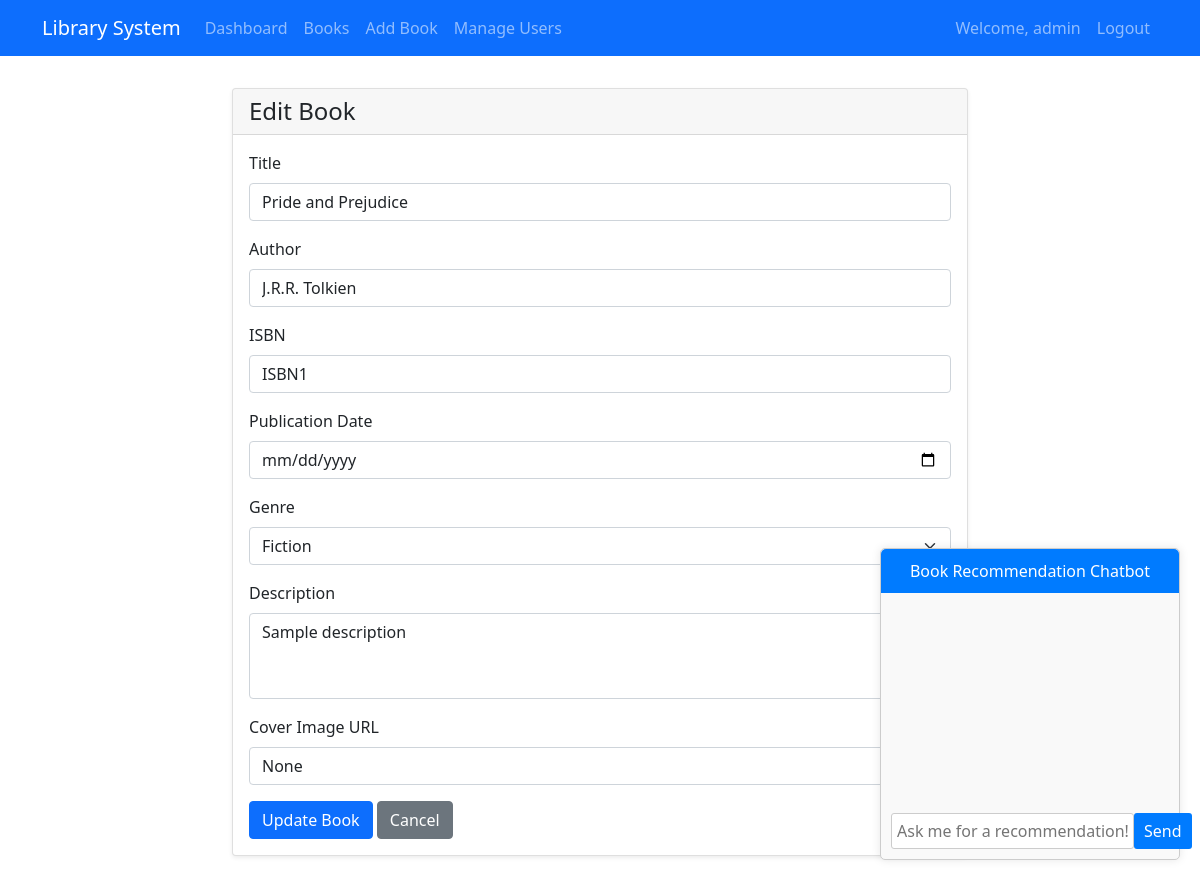
/books/book/1/edit (signed in), run on the app's committed database.
### app/models.py (models this page shows, shortened)
class User(UserMixin, db.Model):
    id = db.Column(db.Integer, primary_key=True)
    username = db.Column(db.String(64), unique=True, nullable=False)
    email = db.Column(db.String(120), unique=True, nullable=False)
    password_hash = db.Column(db.String(128))
    role = db.Column(db.String(20), default='user')  # 'admin', 'librarian', 'user'
    created_at = db.Column(db.DateTime, default=datetime.utcnow)
    oauth_provider = db.Column(db.String(20))
    oauth_id = db.Column(db.String(100))
    borrow_records = db.relationship('BorrowRecord', backref='user', lazy='dynamic')
    def has_role(self, role):
        return self.role == role

class Book(db.Model):
    id = db.Column(db.Integer, primary_key=True)
    title = db.Column(db.String(200), nullable=False)
    author = db.Column(db.String(100), nullable=False)
    isbn = db.Column(db.String(13), unique=True)
    publication_date = db.Column(db.Date)
    genre = db.Column(db.String(50))
    description = db.Column(db.Text)
    cover_image = db.Column(db.String(200))
    status = db.Column(db.String(20), default='available')  # 'available', 'borrowed'
    created_at = db.Column(db.DateTime, default=datetime.utcnow)
    updated_at = db.Column(db.DateTime, default=datetime.utcnow, onupdate=datetime.utcnow)
    borrow_records = db.relationship('BorrowRecord', backref='book', lazy='dynamic')

### app/books/routes.py (the view, shortened to what this page needs)
@books_bp.route('/book/<int:id>/edit', methods=['GET', 'POST'])
@librarian_required
def edit_book(id):
    book = Book.query.get_or_404(id)
    return render_template('books/book_form.html', book=book)

### app/__init__.py (called while the page is built)
def create_app(config_class=Config):
    app = Flask(__name__)
    app.config.from_object(config_class)
    db.init_app(app)
    migrate.init_app(app, db)
    login.init_app(app)
    from app.models import User
    @login.user_loader
    def load_user(user_id):
        return User.query.get(int(user_id))
    from app.auth.routes import auth_bp
    from app.books.routes import books_bp
    from app.routes import main_bp
    app.register_blueprint(main_bp)
    app.register_blueprint(auth_bp)
    app.register_blueprint(books_bp, url_prefix='/books')
    @app.route('/')
    def index():
        return redirect(url_for('books.dashboard'))
    return app

### app/books/routes.py (called while the page is built)
def librarian_required(f):
    @wraps(f)
    def decorated_function(*args, **kwargs):
        if not current_user.is_authenticated or current_user.role not in ['admin', 'librarian']:
            flash('Access denied.')
            return redirect(url_for('main.index'))
        return f(*args, **kwargs)
    return decorated_function

### app/templates/books/book_form.html (shortened to what this page needs)
{% extends "base.html" %}
{% block content %}
<div class="row justify-content-center">
    <div class="col-md-8">
        <div class="card">
            <div class="card-header">
                <h4 class="mb-0">{{ 'Edit' if book else 'Add' }} Book</h4>
            </div>
            <div class="card-body">
                <form method="POST" enctype="multipart/form-data">
                    <div class="mb-3">
                        <label for="title" class="form-label">Title</label>
                        <input type="text" class="form-control" id="title" name="title"
                               value="{{ book.title if book else '' }}" required>
                    </div>
                    <div class="mb-3">
                        <label for="author" class="form-label">Author</label>
                        <input type="text" class="form-control" id="author" name="author"
                               value="{{ book.author if book else '' }}" required>
                    </div>
                    <div class="mb-3">
                        <label for="isbn" class="form-label">ISBN</label>
                        <input type="text" class="form-control" id="isbn" name="isbn"
                               value="{{ book.isbn if book else '' }}" required>
                    </div>
                    <div class="mb-3">
                        <label for="publication_date" class="form-label">Publication Date</label>
                        <input type="date" class="form-control" id="publication_date" name="publication_date"
                               value="{{ book.publication_date.strftime('%Y-%m-%d') if book.publication_date else '' }}" required>
                    </div>
                    <div class="mb-3">
                        <label for="genre" class="form-label">Genre</label>
                        <select class="form-select" id="genre" name="genre" required>
                            <option value="Fiction" {{ 'selected' if book and book.genre == 'Fiction' else '' }}>Fiction</option>
                        </select>
                    </div>
                    <div class="mb-3">
                        <label for="description" class="form-label">Description</label>
                        <textarea class="form-control" id="description" name="description" rows="3">{{ book.description if book else '' }}</textarea>
                    </div>
                    <div class="mb-3">
                        <label for="cover_image" class="form-label">Cover Image URL</label>
                        <input type="text" class="form-control" id="cover_image" name="cover_image"
                               value="{{ book.cover_image if book else '' }}">
                    </div>
                    <button type="submit" class="btn btn-primary">{{ 'Update' if book else 'Add' }} Book</button>
                    <a href="{{ url_for('books.book_list') }}" class="btn btn-secondary">Cancel</a>
                </form>
            </div>
        </div>
    </div>
</div>
{% endblock %}

### app/templates/base.html (shortened to what this page needs)
<!DOCTYPE html>
<html lang="en">
<head>
    <link href="https://cdn.jsdelivr.net/npm/bootstrap@5.1.3/dist/css/bootstrap.min.css" rel="stylesheet">
    <link href="{{ url_for('static', filename='css/style.css') }}" rel="stylesheet">
</head>
<body>
    <nav class="navbar navbar-expand-lg navbar-dark bg-primary">
        <div class="container">
            {% if current_user.is_authenticated %}
                <a class="navbar-brand" href="{{ url_for('main.index') }}">Library System</a>
            {% endif %}
            <div class="collapse navbar-collapse" id="navbarNav">
                <ul class="navbar-nav me-auto">
                    {% if current_user.is_authenticated %}
                        <li class="nav-item">
                            <a class="nav-link" href="{{ url_for('books.dashboard') }}">Dashboard</a>
                        </li>
                        <li class="nav-item">
                            <a class="nav-link" href="{{ url_for('books.book_list') }}">Books</a>
                        </li>
                        {% if current_user.role in ['admin', 'librarian'] %}
                        <li class="nav-item">
                            <a class="nav-link" href="{{ url_for('books.new_book') }}">Add Book</a>
                        </li>
                        {% endif %}
                        {% if current_user.is_authenticated and current_user.has_role('admin') %}
                        <li class="nav-item">
                            <a class="nav-link" href="{{ url_for('auth.admin_users') }}">Manage Users</a>
                        </li>
                        {% endif %}
                    {% endif %}
                </ul>
                <ul class="navbar-nav">
                    {% if current_user.is_authenticated %}
                        <li class="nav-item">
                            <a class="nav-link" href="{{ url_for('auth.change_password') }}">Welcome, {{ current_user.username }}</a>
                        </li>
                        <li class="nav-item">
                            <a class="nav-link" href="{{ url_for('auth.logout') }}">Logout</a>
                        </li>
                    {% else %}
                        <li class="nav-item">
                            <a class="nav-link" href="{{ url_for('auth.login') }}">Login</a>
                        </li>
                    {% endif %}
                </ul>
            </div>
        </div>
    </nav>
    <div class="container mt-4">
        {% block content %}{% endblock %}
    </div>
    <div id="chatbot-container">
        <div id="chatbot-header">
            <span>Book Recommendation Chatbot</span>
        </div>
        <div id="chatbot-body">
            <div id="chatbot-messages">
            </div>
            <div id="chatbot-input">
                <input type="text" id="chatbot-text" placeholder="Ask me for a recommendation!">
                <button id="chatbot-send">Send</button>
            </div>
        </div>
    </div>
</body>
</html>

### app/static/css/style.css (style rules this page uses)
.card { box-shadow: 0 0.125rem 0.25rem rgba(0, 0, 0, 0.075); margin-bottom: 1.5rem; }
.form-label { font-weight: 500; }
.navbar { margin-bottom: 2rem; }
#chatbot-container { position: fixed; bottom: 20px; right: 20px; width: 300px; border: 1px solid #ccc; border-radius: 5px; background-color: #f9f9f9; box-shadow: 0 0 10px rgba(0, 0, 0, 0.1); }
#chatbot-header { background-color: #007bff; color: white; padding: 10px; text-align: center; border-top-left-radius: 5px; border-top-right-radius: 5px; cursor: pointer; }
#chatbot-body { padding: 10px; }
#chatbot-messages { height: 200px; overflow-y: scroll; margin-bottom: 10px; }
#chatbot-input { display: flex; }
#chatbot-text { flex-grow: 1; padding: 5px; border: 1px solid #ccc; border-radius: 3px; }
#chatbot-send { padding: 5px 10px; background-color: #007bff; color: white; border: none; border-radius: 3px; cursor: pointer; }

### data on the page
User: username "admin"
Book: title "Pride and Prejudice", author "J.R.R. Tolkien", isbn "ISBN1", description "Sample description", cover_image "None"

### other printed values
{{ 'Edit' if book else 'Add' }} "Edit"
{{ 'Update' if book else 'Add' }} "Update"
